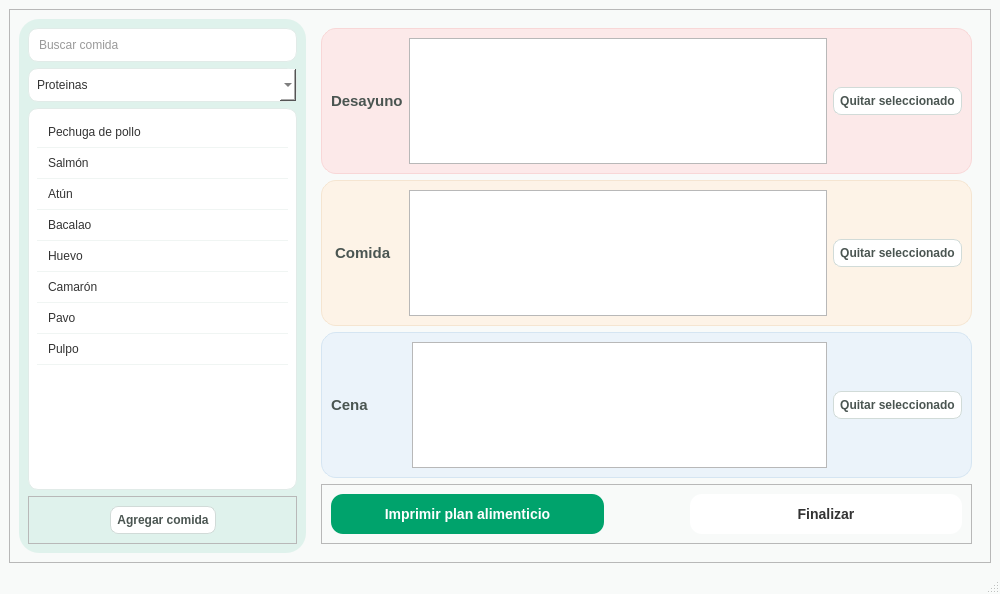
<?xml version="1.0" encoding="UTF-8"?>
<ui version="4.0">
 <class>MainWindow3</class>
 <widget class="QMainWindow" name="MainWindow3">
  <property name="geometry">
   <rect>
    <x>0</x>
    <y>0</y>
    <width>1000</width>
    <height>594</height>
   </rect>
  </property>
  <property name="windowTitle">
   <string>MainWindow</string>
  </property>
  <property name="styleSheet">
   <string notr="true">QMainWindow {
    background-color: #F8FAF9;
}

QLabel {
    color: #4A5551;
    font-family: &quot;Segoe UI&quot;, sans-serif;
    font-size: 15px;
    font-weight: bold;
}

QLabel#lbl_titulo_plan {
    font-size: 20px;
    color: #043927;
    margin: 15px;
}

QLineEdit, QComboBox, QListWidget {
    background-color: white;
    border: 1px solid #E1EBE8;
    border-radius: 10px;
    padding: 8px;
    color: #333333;
}

QListWidget::item {
    padding: 8px;
    border-bottom: 1px solid #F0F5F3;
}

QListWidget::item:selected {
    background-color: #EBF3FA;
    color: #043927;
    border-radius: 5px;
}

QPushButton {
    background-color: white;
    border: 1px solid #D1DBD8;
    border-radius: 8px;
    padding: 6px;
    font-weight: bold;
    color: #4A5551;
}

QPushButton:hover {
    background-color: #F0F5F3;
}

QPushButton#btn_imprimir {
    background-color: #00A36C;
    color: white;
    border: none;
    border-radius: 12px;
    padding: 12px;
    font-size: 14px;
}

QPushButton#btn_finalizar {
    background-color: white;
    color:#333333;
    border: none;
    border-radius: 12px;
    padding: 12px;
    font-size: 14px;
}

QPushButton#btn_imprimir:hover, QPushButton#btn_finalizar:hover {
    padding: 12px;
	border: 2px solid #E1EBE8;
    background-color:#008155
 	
}

QFrame#frame_desayuno {
    background-color: #FCE9E9;
    border: 1px solid #F8D7D7;
    border-radius: 15px;
}

QFrame#frame_comida {
    background-color: #FDF3E7;
    border: 1px solid #F5E5D1;
    border-radius: 15px;
}

QFrame#frame_cena {
    background-color: #EBF3FA;
    border: 1px solid #D5E5F2;
    border-radius: 15px;
}
QFrame#frame_buscador{
    background-color:#dff2ec;
	border-radius: 20px;
}
QFrame#frame_plan{
    background-color:;
	border-radius: 20px;
}</string>
  </property>
  <widget class="QWidget" name="centralwidget">
   <layout class="QGridLayout" name="gridLayout">
    <item row="0" column="0">
     <widget class="QFrame" name="frame_info">
      <property name="frameShape">
       <enum>QFrame::StyledPanel</enum>
      </property>
      <property name="frameShadow">
       <enum>QFrame::Raised</enum>
      </property>
      <layout class="QHBoxLayout" name="horizontalLayout" stretch="3,7">
       <item>
        <widget class="QFrame" name="frame_buscador">
         <property name="frameShape">
          <enum>QFrame::StyledPanel</enum>
         </property>
         <property name="frameShadow">
          <enum>QFrame::Raised</enum>
         </property>
         <layout class="QVBoxLayout" name="verticalLayout">
          <item>
           <widget class="QLineEdit" name="lineEdit">
            <property name="placeholderText">
             <string>Buscar comida</string>
            </property>
           </widget>
          </item>
          <item>
           <widget class="QComboBox" name="comboBox">
            <item>
             <property name="text">
              <string>Proteinas</string>
             </property>
            </item>
            <item>
             <property name="text">
              <string>Grasas</string>
             </property>
            </item>
            <item>
             <property name="text">
              <string>Carbohidratos</string>
             </property>
            </item>
            <item>
             <property name="text">
              <string>Fibra</string>
             </property>
            </item>
           </widget>
          </item>
          <item>
           <widget class="QListWidget" name="lista_comida">
            <item>
             <property name="text">
              <string>Pechuga de pollo</string>
             </property>
            </item>
            <item>
             <property name="text">
              <string>Salmón</string>
             </property>
            </item>
            <item>
             <property name="text">
              <string>Atún</string>
             </property>
            </item>
            <item>
             <property name="text">
              <string>Bacalao</string>
             </property>
            </item>
            <item>
             <property name="text">
              <string>Huevo</string>
             </property>
            </item>
            <item>
             <property name="text">
              <string>Camarón</string>
             </property>
            </item>
            <item>
             <property name="text">
              <string>Pavo</string>
             </property>
            </item>
            <item>
             <property name="text">
              <string>Pulpo</string>
             </property>
            </item>
           </widget>
          </item>
          <item>
           <widget class="QFrame" name="frame_3">
            <property name="frameShape">
             <enum>QFrame::StyledPanel</enum>
            </property>
            <property name="frameShadow">
             <enum>QFrame::Raised</enum>
            </property>
            <layout class="QHBoxLayout" name="horizontalLayout_4">
             <item>
              <spacer name="horizontalSpacer_4">
               <property name="orientation">
                <enum>Qt::Horizontal</enum>
               </property>
               <property name="sizeHint" stdset="0">
                <size>
                 <width>40</width>
                 <height>20</height>
                </size>
               </property>
              </spacer>
             </item>
             <item>
              <widget class="QPushButton" name="btn_agregar">
               <property name="text">
                <string>Agregar comida</string>
               </property>
              </widget>
             </item>
             <item>
              <spacer name="horizontalSpacer_5">
               <property name="orientation">
                <enum>Qt::Horizontal</enum>
               </property>
               <property name="sizeHint" stdset="0">
                <size>
                 <width>40</width>
                 <height>20</height>
                </size>
               </property>
              </spacer>
             </item>
            </layout>
           </widget>
          </item>
         </layout>
        </widget>
       </item>
       <item>
        <widget class="QFrame" name="frame_plan">
         <property name="frameShape">
          <enum>QFrame::StyledPanel</enum>
         </property>
         <property name="frameShadow">
          <enum>QFrame::Raised</enum>
         </property>
         <layout class="QVBoxLayout" name="verticalLayout_3">
          <item>
           <widget class="QFrame" name="frame_desayuno">
            <property name="frameShape">
             <enum>QFrame::StyledPanel</enum>
            </property>
            <property name="frameShadow">
             <enum>QFrame::Raised</enum>
            </property>
            <layout class="QHBoxLayout" name="horizontalLayout_7">
             <item>
              <widget class="QLabel" name="label_desayuno">
               <property name="text">
                <string>Desayuno</string>
               </property>
              </widget>
             </item>
             <item>
              <widget class="QTableWidget" name="tableWidget"/>
             </item>
             <item>
              <widget class="QPushButton" name="btn_quitar">
               <property name="text">
                <string>Quitar seleccionado</string>
               </property>
              </widget>
             </item>
            </layout>
           </widget>
          </item>
          <item>
           <widget class="QFrame" name="frame_comida">
            <property name="frameShape">
             <enum>QFrame::StyledPanel</enum>
            </property>
            <property name="frameShadow">
             <enum>QFrame::Raised</enum>
            </property>
            <layout class="QHBoxLayout" name="horizontalLayout_6">
             <item>
              <widget class="QLabel" name="label_comida">
               <property name="text">
                <string> Comida   </string>
               </property>
              </widget>
             </item>
             <item>
              <widget class="QTableWidget" name="tableWidget_3"/>
             </item>
             <item>
              <widget class="QPushButton" name="btn_quitar2">
               <property name="text">
                <string>Quitar seleccionado</string>
               </property>
              </widget>
             </item>
            </layout>
           </widget>
          </item>
          <item>
           <widget class="QFrame" name="frame_cena">
            <property name="frameShape">
             <enum>QFrame::StyledPanel</enum>
            </property>
            <property name="frameShadow">
             <enum>QFrame::Raised</enum>
            </property>
            <layout class="QHBoxLayout" name="horizontalLayout_5">
             <item>
              <widget class="QLabel" name="label_cena">
               <property name="text">
                <string>Cena         </string>
               </property>
              </widget>
             </item>
             <item>
              <widget class="QTableWidget" name="tableWidget_2"/>
             </item>
             <item>
              <widget class="QPushButton" name="btn_quitar3">
               <property name="text">
                <string>Quitar seleccionado</string>
               </property>
              </widget>
             </item>
            </layout>
           </widget>
          </item>
          <item>
           <widget class="QFrame" name="frame_7">
            <property name="frameShape">
             <enum>QFrame::StyledPanel</enum>
            </property>
            <property name="frameShadow">
             <enum>QFrame::Raised</enum>
            </property>
            <layout class="QHBoxLayout" name="horizontalLayout_2">
             <item>
              <widget class="QPushButton" name="btn_imprimir">
               <property name="text">
                <string>Imprimir plan alimenticio</string>
               </property>
              </widget>
             </item>
             <item>
              <spacer name="horizontalSpacer_3">
               <property name="orientation">
                <enum>Qt::Horizontal</enum>
               </property>
               <property name="sizeType">
                <enum>QSizePolicy::Fixed</enum>
               </property>
               <property name="sizeHint" stdset="0">
                <size>
                 <width>80</width>
                 <height>20</height>
                </size>
               </property>
              </spacer>
             </item>
             <item>
              <widget class="QPushButton" name="btn_finalizar">
               <property name="text">
                <string>Finalizar</string>
               </property>
              </widget>
             </item>
            </layout>
           </widget>
          </item>
         </layout>
        </widget>
       </item>
      </layout>
     </widget>
    </item>
   </layout>
  </widget>
  <widget class="QMenuBar" name="menubar">
   <property name="geometry">
    <rect>
     <x>0</x>
     <y>0</y>
     <width>1000</width>
     <height>26</height>
    </rect>
   </property>
  </widget>
  <widget class="QStatusBar" name="statusbar"/>
 </widget>
 <resources/>
 <connections/>
</ui>
